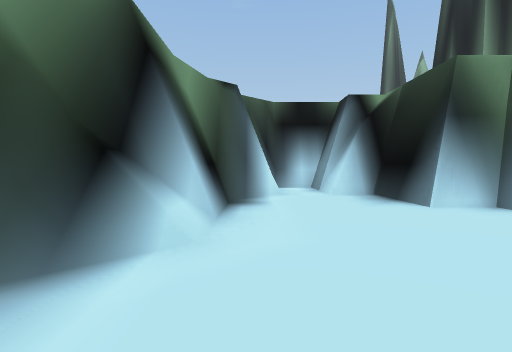
[1] (above)

19 first-person views from a walk through a scene from a Unity 3-D project. The camera is 1.2 m above the floor, tilts 2° down and sees 80° across. The floor is counted in squares, 2 m on a side. Each view is taken from the middle of a square. On the plan, view 1 faces up. The plan holds only what a view shows up to about 9 squares ahead; the rest is blank. The place goes on beyond the plan. Some animated figures are left out.

[2]
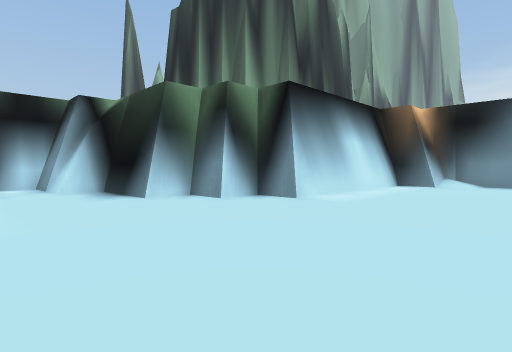

[3]
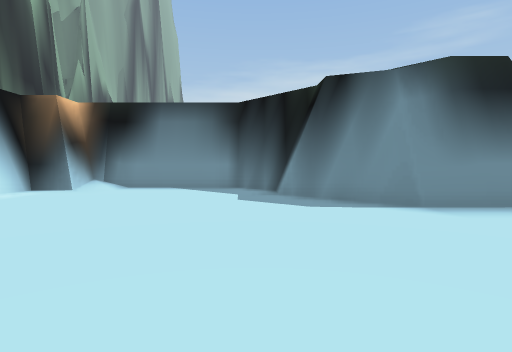

[4]
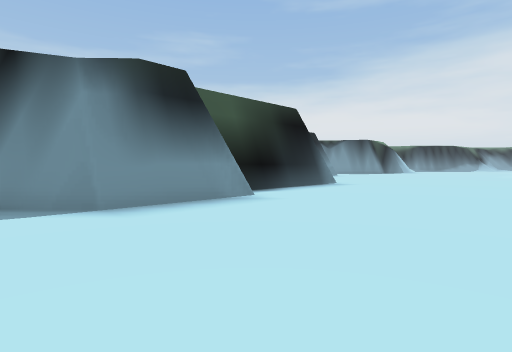

[5]
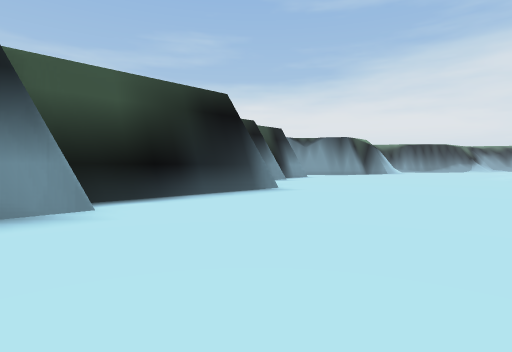

[6]
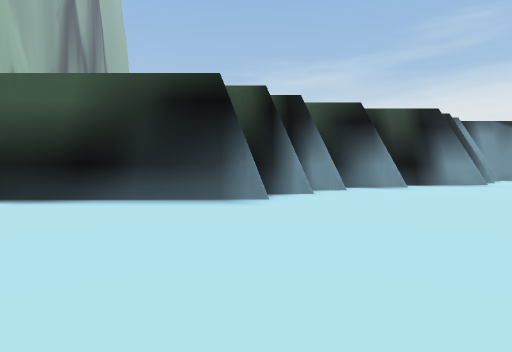

[7]
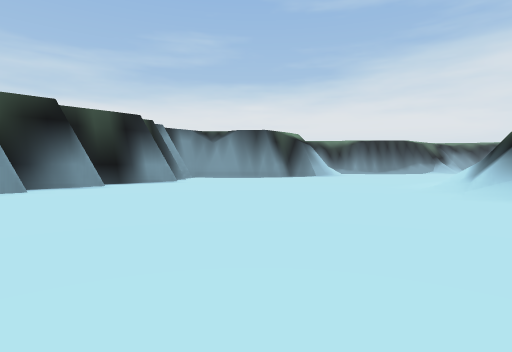

[8]
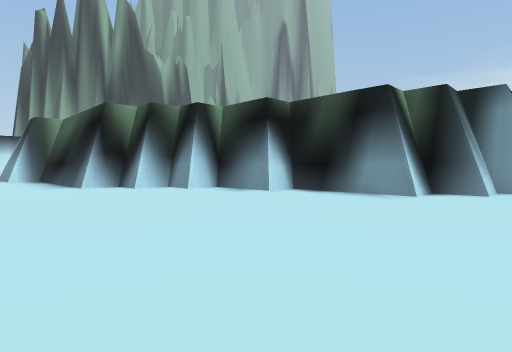

[9]
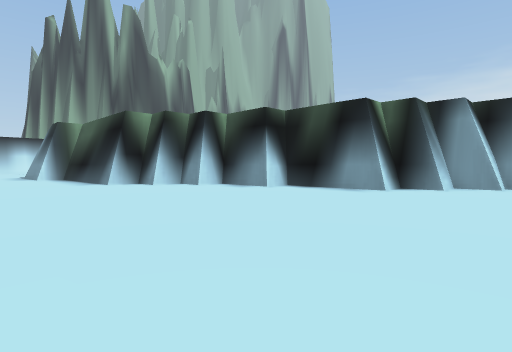

[10]
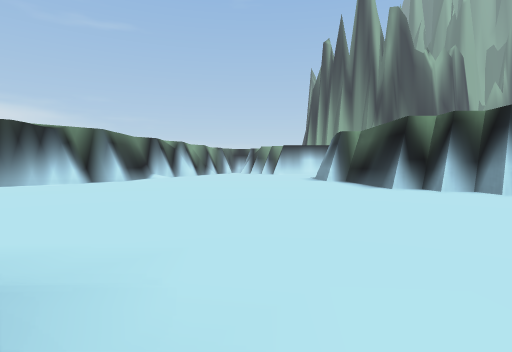

[11]
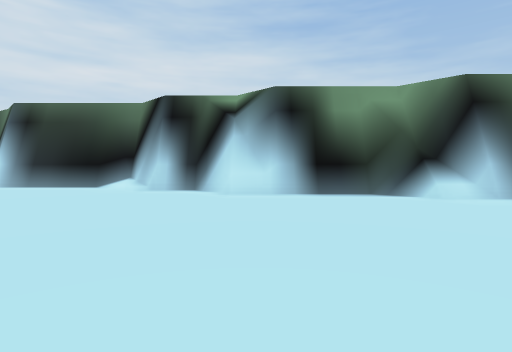

[12]
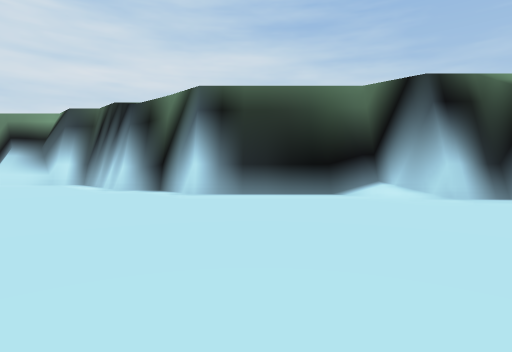

[13]
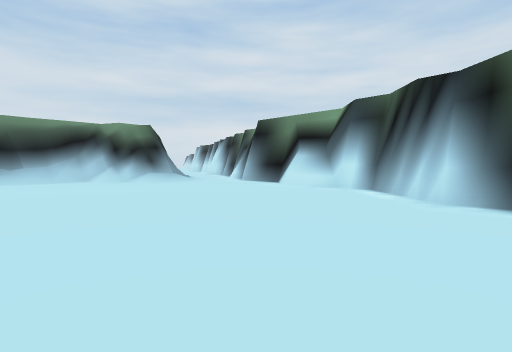

[14]
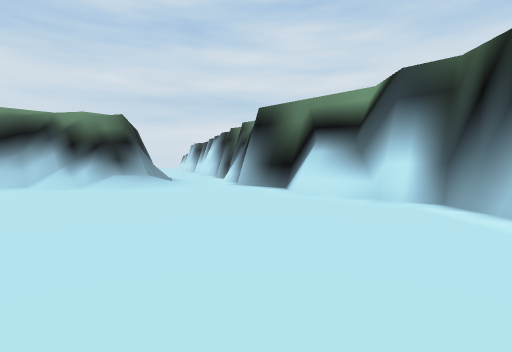

[15]
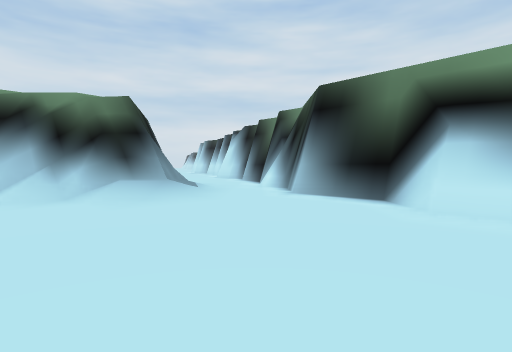

[16]
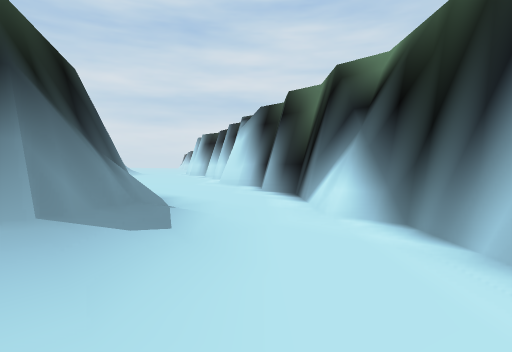

[17]
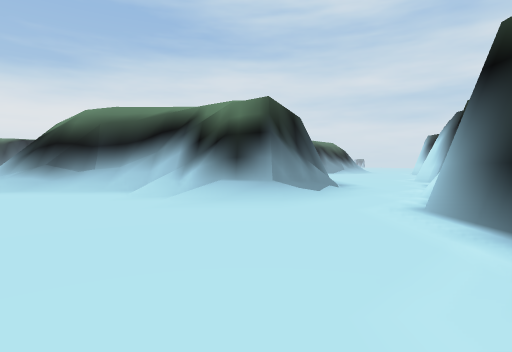

[18]
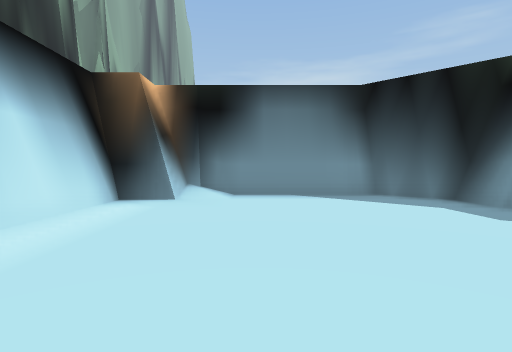

[19]
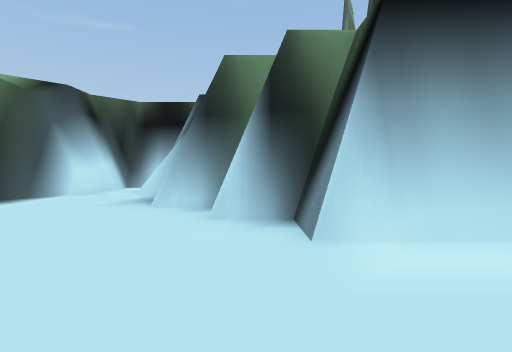

### Floor plan
Key: @ floor where view 1 was taken; # wall or solid block; . floor; / step, stairs or slope; = window, fence, low wall or low ledge.
Columns run from 11 left of view 1 to 15 right of it. Each row starts with its distance up from view 1.
  9            ###
  8            #.#
  7            #.##
  6           ##..#
  5           #...##
  4           #....##
  3          ##.....######
  2          ##..........##
  1          #.........../#
  0          #.@..........#
 -1          #............#
 -2         ##............#
 -3         #............##
 -4        ##..........###
 -5        #..........##
 -6        #..........#
 -7        #..........#
 -8        #..........##
 -9       ##...........#
-10       #............#
-11      ##............#
-12     ##.............#
-13     #..............##
-14     #...............##
-15     #................##
-16    ##.................#
-17    #..................##
-18    #...................#
-19   ##...................#
-20  ##../==/..............##
-21  #../###=/////..........##
-22 ##..## ######=/..........##
-23 #...##     ###/......

Where each view was taken, in squares from view 1:
view 1: 0 up, 0 right, facing up
view 2: 1 down, 0 right, facing up-right
view 3: 3 down, 2 right, facing right
view 4: 4 down, 2 right, facing down-right
view 5: 7 down, 2 right, facing down-right
view 6: 13 down, 2 right, facing right
view 7: 14 down, 1 right, facing down-right
view 8: 22 down, 5 right, facing up-right
view 9: 23 down, 4 right, facing up-right
view 10: 23 down, 3 right, facing up
view 11: 1 down, 5 right, facing left
view 12: 7 down, 3 right, facing left
view 13: 9 down, 1 right, facing down-left
view 14: 11 down, 1 left, facing down-left
view 15: 14 down, 2 left, facing down-left
view 16: 18 down, 5 left, facing down-left
view 17: 14 down, 5 left, facing down
view 18: 0 up, 4 right, facing right
view 19: 0 up, 4 right, facing up
